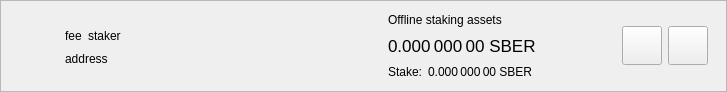
<?xml version="1.0" encoding="UTF-8"?>
<ui version="4.0">
 <class>DelegationItemWidget</class>
 <widget class="QWidget" name="DelegationItemWidget">
  <property name="geometry">
   <rect>
    <x>0</x>
    <y>0</y>
    <width>727</width>
    <height>92</height>
   </rect>
  </property>
  <property name="sizePolicy">
   <sizepolicy hsizetype="Preferred" vsizetype="Maximum">
    <horstretch>0</horstretch>
    <verstretch>0</verstretch>
   </sizepolicy>
  </property>
  <property name="windowTitle">
   <string>Form</string>
  </property>
  <layout class="QVBoxLayout" name="verticalLayout_2">
   <property name="spacing">
    <number>0</number>
   </property>
   <property name="leftMargin">
    <number>0</number>
   </property>
   <property name="topMargin">
    <number>0</number>
   </property>
   <property name="rightMargin">
    <number>0</number>
   </property>
   <property name="bottomMargin">
    <number>0</number>
   </property>
   <item>
    <widget class="QFrame" name="delegationItemFrame">
     <property name="frameShape">
      <enum>QFrame::StyledPanel</enum>
     </property>
     <property name="frameShadow">
      <enum>QFrame::Raised</enum>
     </property>
     <layout class="QHBoxLayout" name="horizontalLayout">
      <property name="topMargin">
       <number>0</number>
      </property>
      <property name="bottomMargin">
       <number>0</number>
      </property>
      <item>
       <widget class="QLabel" name="delegationLogo">
        <property name="sizePolicy">
         <sizepolicy hsizetype="Fixed" vsizetype="Fixed">
          <horstretch>0</horstretch>
          <verstretch>0</verstretch>
         </sizepolicy>
        </property>
        <property name="minimumSize">
         <size>
          <width>40</width>
          <height>40</height>
         </size>
        </property>
        <property name="alignment">
         <set>Qt::AlignCenter</set>
        </property>
       </widget>
      </item>
      <item>
       <widget class="QStackedWidget" name="stackedWidget">
        <property name="currentIndex">
         <number>0</number>
        </property>
        <widget class="QWidget" name="page">
         <layout class="QHBoxLayout" name="horizontalLayout_4">
          <item>
           <layout class="QHBoxLayout" name="horizontalLayout_3">
            <item>
             <layout class="QVBoxLayout" name="verticalLayout">
              <property name="rightMargin">
               <number>15</number>
              </property>
              <item>
               <spacer name="verticalSpacer_2">
                <property name="orientation">
                 <enum>Qt::Vertical</enum>
                </property>
                <property name="sizeHint" stdset="0">
                 <size>
                  <width>20</width>
                  <height>0</height>
                 </size>
                </property>
               </spacer>
              </item>
              <item alignment="Qt::AlignLeft">
               <widget class="QWidget" name="widgetDelegation" native="true">
                <property name="minimumSize">
                 <size>
                  <width>280</width>
                  <height>0</height>
                 </size>
                </property>
                <layout class="QHBoxLayout" name="horizontalLayout_2" stretch="0,0,1">
                 <property name="leftMargin">
                  <number>0</number>
                 </property>
                 <property name="topMargin">
                  <number>0</number>
                 </property>
                 <property name="rightMargin">
                  <number>0</number>
                 </property>
                 <property name="bottomMargin">
                  <number>0</number>
                 </property>
                 <item alignment="Qt::AlignLeft">
                  <widget class="QLabel" name="labelFee">
                   <property name="text">
                    <string>fee</string>
                   </property>
                   <property name="textInteractionFlags">
                    <set>Qt::LinksAccessibleByMouse|Qt::TextSelectableByMouse</set>
                   </property>
                  </widget>
                 </item>
                 <item alignment="Qt::AlignLeft">
                  <widget class="QLabel" name="labelStaker">
                   <property name="text">
                    <string>staker</string>
                   </property>
                   <property name="textInteractionFlags">
                    <set>Qt::LinksAccessibleByMouse|Qt::TextSelectableByMouse</set>
                   </property>
                  </widget>
                 </item>
                 <item>
                  <spacer name="horizontalSpacer">
                   <property name="orientation">
                    <enum>Qt::Horizontal</enum>
                   </property>
                   <property name="sizeType">
                    <enum>QSizePolicy::Minimum</enum>
                   </property>
                   <property name="sizeHint" stdset="0">
                    <size>
                     <width>0</width>
                     <height>20</height>
                    </size>
                   </property>
                  </spacer>
                 </item>
                </layout>
               </widget>
              </item>
              <item alignment="Qt::AlignLeft">
               <widget class="QLabel" name="labelAddress">
                <property name="text">
                 <string>address</string>
                </property>
                <property name="textInteractionFlags">
                 <set>Qt::LinksAccessibleByMouse|Qt::TextSelectableByMouse</set>
                </property>
               </widget>
              </item>
              <item>
               <spacer name="verticalSpacer">
                <property name="orientation">
                 <enum>Qt::Vertical</enum>
                </property>
                <property name="sizeHint" stdset="0">
                 <size>
                  <width>20</width>
                  <height>0</height>
                 </size>
                </property>
               </spacer>
              </item>
             </layout>
            </item>
            <item>
             <widget class="QWidget" name="vLineAssets" native="true">
              <property name="minimumSize">
               <size>
                <width>1</width>
                <height>0</height>
               </size>
              </property>
             </widget>
            </item>
            <item>
             <widget class="QWidget" name="widgetStakingAssets" native="true">
              <property name="sizePolicy">
               <sizepolicy hsizetype="Minimum" vsizetype="Preferred">
                <horstretch>0</horstretch>
                <verstretch>0</verstretch>
               </sizepolicy>
              </property>
              <layout class="QVBoxLayout" name="verticalLayout_3">
               <property name="leftMargin">
                <number>15</number>
               </property>
               <property name="topMargin">
                <number>0</number>
               </property>
               <property name="rightMargin">
                <number>15</number>
               </property>
               <property name="bottomMargin">
                <number>0</number>
               </property>
               <item>
                <widget class="QLabel" name="labelAssetsText">
                 <property name="text">
                  <string>Offline staking assets</string>
                 </property>
                 <property name="alignment">
                  <set>Qt::AlignLeading|Qt::AlignLeft|Qt::AlignVCenter</set>
                 </property>
                </widget>
               </item>
               <item>
                <widget class="QLabel" name="labelAssets">
                 <property name="font">
                  <font>
                   <pointsize>13</pointsize>
                  </font>
                 </property>
                 <property name="cursor">
                  <cursorShape>IBeamCursor</cursorShape>
                 </property>
                 <property name="toolTip">
                  <string>Your current spendable balance</string>
                 </property>
                 <property name="text">
                  <string notr="true">0.000 000 00 SBER</string>
                 </property>
                 <property name="alignment">
                  <set>Qt::AlignLeading|Qt::AlignLeft|Qt::AlignVCenter</set>
                 </property>
                 <property name="textInteractionFlags">
                  <set>Qt::LinksAccessibleByMouse|Qt::TextSelectableByMouse</set>
                 </property>
                </widget>
               </item>
               <item>
                <layout class="QHBoxLayout" name="horizontalLayout_6">
                 <property name="spacing">
                  <number>6</number>
                 </property>
                 <item>
                  <widget class="QLabel" name="labelStakeText">
                   <property name="sizePolicy">
                    <sizepolicy hsizetype="Maximum" vsizetype="Preferred">
                     <horstretch>0</horstretch>
                     <verstretch>0</verstretch>
                    </sizepolicy>
                   </property>
                   <property name="text">
                    <string>Stake:</string>
                   </property>
                   <property name="alignment">
                    <set>Qt::AlignLeading|Qt::AlignLeft|Qt::AlignVCenter</set>
                   </property>
                  </widget>
                 </item>
                 <item>
                  <widget class="QLabel" name="labelStake">
                   <property name="text">
                    <string>0.000 000 00 SBER</string>
                   </property>
                   <property name="alignment">
                    <set>Qt::AlignLeading|Qt::AlignLeft|Qt::AlignVCenter</set>
                   </property>
                   <property name="textInteractionFlags">
                    <set>Qt::LinksAccessibleByMouse|Qt::TextSelectableByMouse</set>
                   </property>
                  </widget>
                 </item>
                 <item>
                  <spacer name="horizontalSpacer_4">
                   <property name="orientation">
                    <enum>Qt::Horizontal</enum>
                   </property>
                   <property name="sizeType">
                    <enum>QSizePolicy::Minimum</enum>
                   </property>
                   <property name="sizeHint" stdset="0">
                    <size>
                     <width>0</width>
                     <height>0</height>
                    </size>
                   </property>
                  </spacer>
                 </item>
                </layout>
               </item>
              </layout>
             </widget>
            </item>
            <item>
             <spacer name="horizontalSpacer_2">
              <property name="orientation">
               <enum>Qt::Horizontal</enum>
              </property>
              <property name="sizeHint" stdset="0">
               <size>
                <width>193</width>
                <height>20</height>
               </size>
              </property>
             </spacer>
            </item>
            <item>
             <widget class="QToolButton" name="buttonSplit">
              <property name="text">
               <string/>
              </property>
              <property name="iconSize">
               <size>
                <width>32</width>
                <height>32</height>
               </size>
              </property>
             </widget>
            </item>
            <item>
             <widget class="QToolButton" name="buttonRemove">
              <property name="text">
               <string/>
              </property>
              <property name="iconSize">
               <size>
                <width>32</width>
                <height>32</height>
               </size>
              </property>
             </widget>
            </item>
           </layout>
          </item>
         </layout>
        </widget>
        <widget class="QWidget" name="page_2">
         <layout class="QHBoxLayout" name="horizontalLayout_5">
          <item>
           <widget class="QLabel" name="labelNewDelegation">
            <property name="text">
             <string>Add new delegations</string>
            </property>
           </widget>
          </item>
          <item>
           <spacer name="horizontalSpacer_3">
            <property name="orientation">
             <enum>Qt::Horizontal</enum>
            </property>
            <property name="sizeHint" stdset="0">
             <size>
              <width>408</width>
              <height>20</height>
             </size>
            </property>
           </spacer>
          </item>
          <item>
           <widget class="QToolButton" name="buttonRestore">
            <property name="text">
             <string/>
            </property>
            <property name="iconSize">
             <size>
              <width>32</width>
              <height>32</height>
             </size>
            </property>
           </widget>
          </item>
          <item>
           <widget class="QToolButton" name="buttonAdd">
            <property name="text">
             <string/>
            </property>
            <property name="iconSize">
             <size>
              <width>32</width>
              <height>32</height>
             </size>
            </property>
           </widget>
          </item>
         </layout>
        </widget>
       </widget>
      </item>
     </layout>
    </widget>
   </item>
  </layout>
 </widget>
 <resources/>
 <connections/>
</ui>
